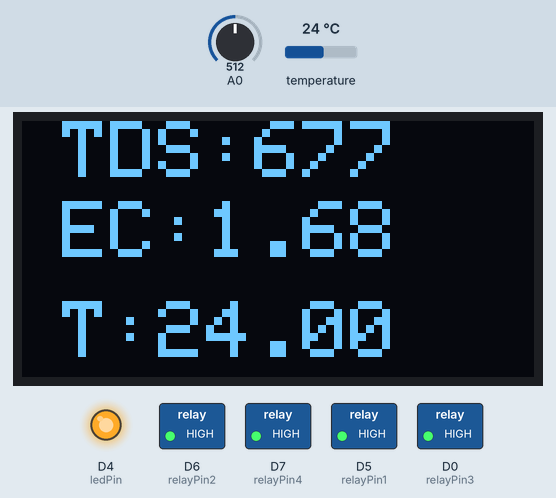
A sketch run on a simulated ESP8266 (NodeMCU). Parts: 128×64 one-colour display, switched loads named in the sketch (green lamp = pin HIGH), output pins drawn as LEDs (lit = HIGH). Inputs (shaded band) come from the test bench; at power-on: temperature 24 °C, A0 = 512. WiFi joins after 1.5 s; servers stay silent unless stated; what the sketch prints to the serial monitor is not drawn.

Above: at 4.8 s.
4.9 s: temperature set to 12 °C
At 8.0 s:
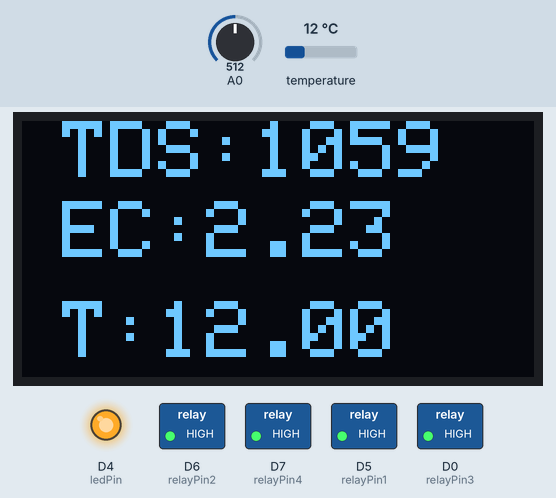
8.6 s: A0 set to 716
At 12.1 s:
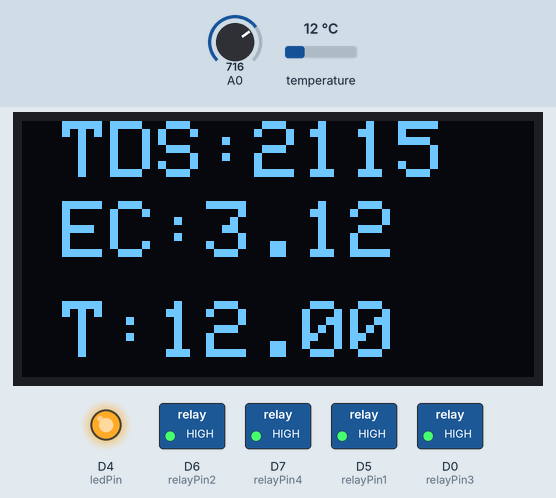
12.2 s: temperature set to 19 °C
At 14.5 s:
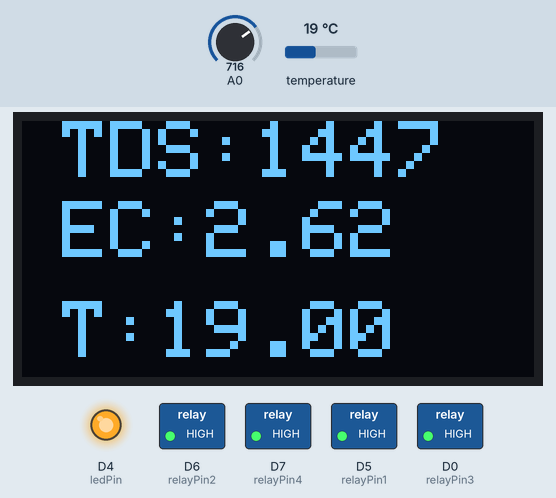
15.4 s: A0 set to 900
At 18.9 s:
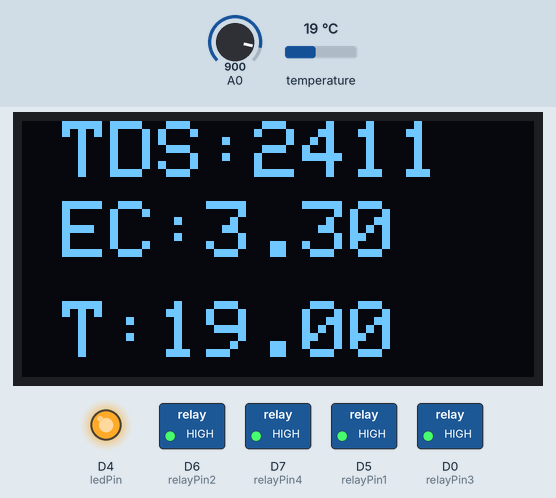
19.0 s: temperature set to 28 °C
At 21.9 s:
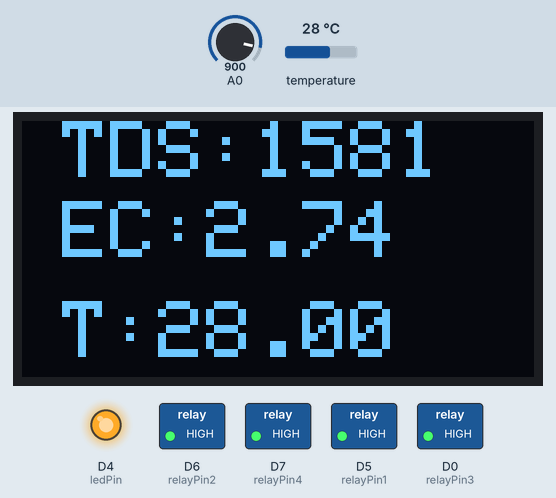
22.2 s: A0 set to 1023
At 26.3 s:
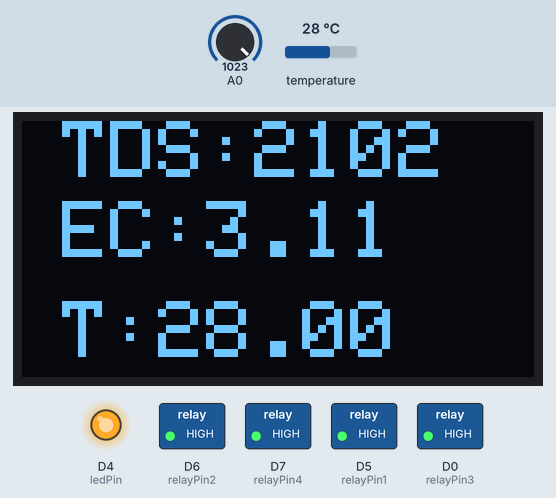
Timing chart, 0 to 72.0 s (numbered marks = the images above; inputs shaded):
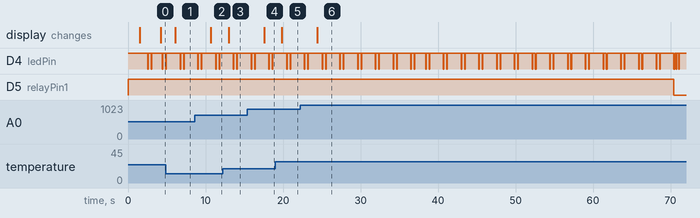

Measured:
- after the input at 4.9 s, the display: changes after 1.2 s (image 1)
- after the input at 8.6 s, the display: changes after 2.1 s (image 2)
- after the input at 12.2 s, the display: changes after 0.80 s (image 3)
- after the input at 15.4 s, the display: changes after 2.2 s (image 4)
- after the input at 19.0 s, the display: changes after 0.87 s (image 5)
- after the input at 22.2 s, the display: changes after 2.2 s (image 6)

The sketch:

esProductionCode.ino
```cpp
#include <ESP8266WiFi.h>
#include <WiFiClient.h>
#include <OneWire.h>
#include <DallasTemperature.h>
#include <Adafruit_GFX.h>
#include <Adafruit_SSD1306.h>
#include "ThingSpeak.h"

//pin definitions ---------------------------------------------------------------------------

const int relayPin1 = 14;     // Relaypin1 connected to D5 air
const int relayPin2 = 12;     // Relaypin2 connected to D6 water
const int relayPin3 = 16;     // Relaypin3 connected to D0 sol A
const int relayPin4 = 13;     // Relaypin4 connected to D7 sol B
const int ledPin = 2;         // LED connected to D2
namespace pin {
  const byte tds_sensor = A0;
  const byte one_wire_bus = D3; // Dallas Temperature Sensor
}

//tds threshold values for dosing control-----------------------------------------------------

const int tdslimit = 900;
const long dosinginterval = 3 * 60 * 1000;  // dosing interval time
int doseflag = 0;                           // 0 for sol A; 1 for sol B;
int soldelay = 5 * 1000;                    // dosing pump on time interval


//periodic time definitions -----------------------------------------------------------------

const long rst = 6 * 60 * 60 * 1000;    // system reset time
const long interval1 = 7 * 60 * 1000;   // overall repeat time

const long duration1 = 2 * 60;          // air pump run time (in seconds)
const long duration2 = 5 ;              // water pump run time (in seconds)

const long ledBlinkInterval = 2000;     // led idle state delay
const long ledBurstDuration = 75;       // led burst state delay

const long thingsInterval = 7 * 1000;  // thingspeak update time (during idle state)
const long thingsdelay = 15;             // thingspeak update time (during working delay loops) (in seconds)

unsigned long previousMillis1 = 0;      //time variable for main overall repeat
unsigned long previousMillisLED = 0;    //time variable for led
unsigned long previousMillisthings = 0; //time variable for thingspeak server data upload
unsigned long previousMillisdosing = 0; //time variable for dosing pumps

int flag = 1;                           // set-up flag for first time trial
const long setuplooptime = 1 * 60;      // set-up loop wait time  (in seconds)

//display setings ----------------------------------------------------------------------------------

#define SCREEN_WIDTH 128 // OLED display width, in pixels
#define SCREEN_HEIGHT 64 // OLED display height, in pixels
#define OLED_RESET -1    // Reset pin # (or -1 if sharing Arduino reset pin)
Adafruit_SSD1306 display(SCREEN_WIDTH, SCREEN_HEIGHT, &Wire, OLED_RESET);

//wifi and thingspeak stuff  -----------------------------------------------------------------------

char ssid[] = "Hello moto";
char pass[] = "12345678";

String apiKey = "JEGYEPSC4ZM6190W";     //  Enter your Write API key from ThingSpeak.
const char* server = "api.thingspeak.com";
unsigned long channel =2474084;         //  Enter the channel number to control the relays.
WiFiClient client;

//sensors setup  -------------------------------------------------------------------------------------

namespace device {
  float aref = 3.3; // Vref, this is for 3.3v compatible controller boards, for Arduino use 5.0v.
}
namespace sensor {
  float ec = 0;
  unsigned int tds = 0;
  float waterTemp = 0;
  float ecCalibration = 1;
}
OneWire oneWire(pin::one_wire_bus);
DallasTemperature dallasTemperature(&oneWire);


//function to blink the led ***********************************************************************************
void ledblnk(){
  digitalWrite(ledPin, LOW);
  delay(ledBurstDuration);
  digitalWrite(ledPin, HIGH);
  delay(ledBurstDuration);
}

// function to process the sensor data **************************************************************************
void readTdsQuick() {

  //read the sensors-------------------------------------------------------------------------------------------

  dallasTemperature.requestTemperatures();
  sensor::waterTemp = dallasTemperature.getTempCByIndex(0);
  float rawEc = analogRead(pin::tds_sensor) * device::aref / 1024.0;
  float temperatureCoefficient = 1.0 + 0.02 * (sensor::waterTemp - 25.0);
  sensor::ec = (rawEc / temperatureCoefficient) * sensor::ecCalibration;
  sensor::tds = (133.42 * pow(sensor::ec, 3) - 255.86 * sensor::ec * sensor::ec + 857.39 * sensor::ec) * 0.5;
  Serial.print(F("TDS:")); Serial.println(sensor::tds);
  Serial.print(F("EC:")); Serial.println(sensor::ec, 2);
  Serial.print(F("Temperature:")); Serial.println(sensor::waterTemp, 2);

  //print sensor data onto the oled display -------------------------------------------------------------------

  display.clearDisplay();
  display.setCursor(10, 0);
  display.setTextSize(2);
  display.setTextColor(WHITE);
  display.print("TDS:" + String(sensor::tds));
  display.setCursor(10, 20);
  display.setTextSize(2);
  display.print("EC:" + String(sensor::ec, 2));
  display.setCursor(10, 45);
  display.setTextSize(2);
  display.print("T:" + String(sensor::waterTemp, 2));
  display.display();
}

//fucntion to send data to thingspeak  ************************************************************************
void thingsend(){
  Serial.println("sending data");
  if (client.connect(server,80))   //   "184.106.153.149" or api.thingspeak.com
  {
    String postStr = apiKey;
    postStr +="&field1=";
    postStr += String(sensor::waterTemp);
    postStr +="&field2=";
    postStr += String(sensor::ec);
    postStr +="&field3=";
    postStr += String(sensor::tds);
    postStr += "\r\n\r\n\r\n";
    Serial.println("%. Sending to Thingspeak.");
    client.print("POST /update HTTP/1.1\n");
    client.print("Host: api.thingspeak.com\n");
    client.print("Connection: close\n");
    client.print("X-THINGSPEAKAPIKEY: "+apiKey+"\n");
    client.print("Content-Type: application/x-www-form-urlencoded\n");
    client.print("Content-Length: ");
    client.print(postStr.length());
    client.print("\n\n");
    client.print(postStr);
    Serial.println("sent");
  }
  client.stop();
}

//function to create a delay while still maintaining other functionality ************************************
void workdelay(long seconds){
  for(int i=0; i<seconds/2; i++){
    ledblnk();
    delay(150);
    ledblnk();
    delay(150);
    ledblnk();
    delay(150);
    readTdsQuick(); // creates ~500 delay
    if(i%thingsdelay==0){
      thingsend();
    }
    else{
      delay(600);
    }
  }
}

//function to perform the required dosing action

int dosing(int flag){
  digitalWrite(ledPin, LOW);
  if (flag==0){
    digitalWrite(relayPin3, LOW);     // Activate sol A pump
    delay(soldelay);
    digitalWrite(relayPin3, HIGH);    // Deactivate sol A pump
    digitalWrite(ledPin, HIGH);
    return 1;
  }
  if (flag==1){
    digitalWrite(relayPin4, LOW);     // Activate sol b pump
    delay(soldelay);
    digitalWrite(relayPin4, HIGH);    // Deactivate sol b pump
    digitalWrite(ledPin, HIGH);
    return 0;
  }
  return 0;
}

//function to run the air and water pumps *******************************************************************
void airwater(){ // eats up 3 mins
  digitalWrite(relayPin1, LOW);     // Activate air pump
  workdelay(duration1);
  digitalWrite(relayPin1, HIGH);    // Deactivate air pump
  workdelay(2);
  for(int i=0; i<3; i++){           //cycle on and off to maintain low flow rate
    digitalWrite(relayPin2, LOW);   // Activate water pump
    workdelay(duration2);
    digitalWrite(relayPin2, HIGH);  //deactivate water pump
    workdelay(duration2*3);
  }
}

// %%%%%%%%%%%%%%%%%%%%%%%%%%%%%%%%%%%%%%%%%%%%%%%%%%%%%%%%%   Main code   %%%%%%%%%%%%%%%%%%%%%%%%%%%%%%%%%%%%%%%%%%%%%%%%%%%%%%%%%%%%%%%%%%

void setup() {

  //setup the pins and set to off -----------------------------------------------------------------------------------

  Serial.begin(9600);
  pinMode(relayPin1, OUTPUT);
  pinMode(relayPin2, OUTPUT);
  pinMode(relayPin3, OUTPUT);
  pinMode(relayPin4, OUTPUT);
  pinMode(ledPin, OUTPUT);
  digitalWrite(ledPin, HIGH);
  digitalWrite(relayPin1, HIGH);
  digitalWrite(relayPin2, HIGH);
  digitalWrite(relayPin3, HIGH);
  digitalWrite(relayPin4, HIGH);

  //connect to the wifi -----------------------------------------------------------------------------------------------

  Serial.println("Connecting to ");
  Serial.print(ssid);
  WiFi.begin(ssid, pass);
  while (WiFi.status() != WL_CONNECTED)
  {
    delay(500);
    Serial.print(".");
  }
  Serial.println("");
  Serial.println("WiFi connected");

  //setup display, sensors and thingspeak -------------------------------------------------------------------------------

  dallasTemperature.begin();
  display.begin(SSD1306_SWITCHCAPVCC, 0x3C);
  delay(1000);
  display.clearDisplay();
  display.setTextColor(WHITE);
  ThingSpeak.begin(client);

}

void loop() {
  unsigned long currentMillis = millis();

  //initial trial loop  --------------------------------------------------------------------------------------------
  if (flag==1){
    for(int i=0;i<setuplooptime/2; i++){
      ledblnk();
      delay(300);
      ledblnk();
      delay(300);
      readTdsQuick();  //creates ~500 delay
      if(i%thingsdelay==0){
        thingsend();
      }
      else{
        delay(600);
      }
    }
    airwater();
    flag=0;
  }

  // routine system restart  ----------------------------------------------------------------------------------------
  if (currentMillis == rst){
    ESP.restart();
  }

  // Blink LED two short bursts for idle state -----------------------------------------------------------------------
  if (currentMillis - previousMillisLED >= ledBlinkInterval) {
    previousMillisLED = currentMillis;
    ledblnk();
    ledblnk();
    readTdsQuick();
  }

  // send sensor data to thingspeak when idle ------------------------------------------------------------------------
  if (currentMillis - previousMillisthings >= thingsInterval) {
    previousMillisthings = currentMillis;
    thingsend();
  }

  // check tds and run dosing pump accordingly  ---------------------------------------------------------------------
  if (currentMillis - previousMillisdosing >= dosinginterval) {
    previousMillisdosing = currentMillis;
    if (doseflag==1||sensor::tds<tdslimit){
      doseflag=dosing(doseflag);
    }
  }

  // overall repeat loop  -------------------------------------------------------------------------------------------
  if (currentMillis - previousMillis1 >= interval1) {
    previousMillis1 = currentMillis;
    airwater();
  }

}
```
